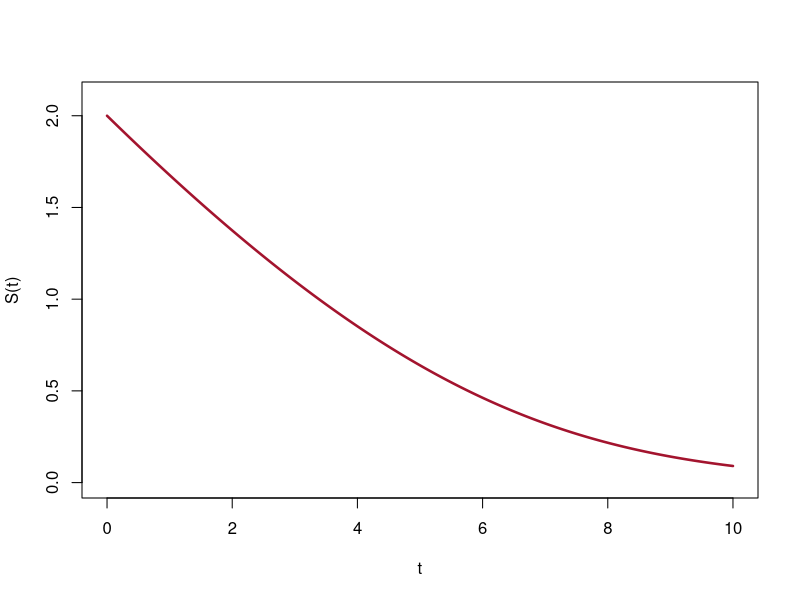

The R script that drew this image:
# Abb. 3.19: Michaelis-Menten-Kinetik, Näherungslösung mit dem Euler-Verfahren (Buch, Abschnitt 3.4, Gl. 3.24 und 3.26)
# dS/dt = -kmax S/(k50 + S) mit kmax = 0.5, k50 = 1, S(0) = 2; Euler-Verfahren S_{n+1} = S_n + h f(S_n) mit h = 0.01
# (c) 2026 Philipp Kügler · Programm zum Buch „Dynamische Systeme in den Lebenswissenschaften“ · MIT-Lizenz (siehe LICENSE)
kmax <- 0.5; k50 <- 1
f <- function(S) -kmax * S / (k50 + S)
h <- 0.01; T <- 10
N <- round(T / h)
t <- h * (0:N)
S <- numeric(N + 1); S[1] <- 2
for (n in 1:N) S[n + 1] <- S[n] + h * f(S[n])        # ein Euler-Schritt
for (tt in c(2, 5, 10)) cat(sprintf("S(%2d) ≈ %.4f\n", tt, S[round(tt / h) + 1]))
plot(t, S, type = "l", col = rgb(0.64, 0.08, 0.18), lwd = 2.5, ylim = c(0, 2.1), xlab = "t", ylab = "S(t)")
